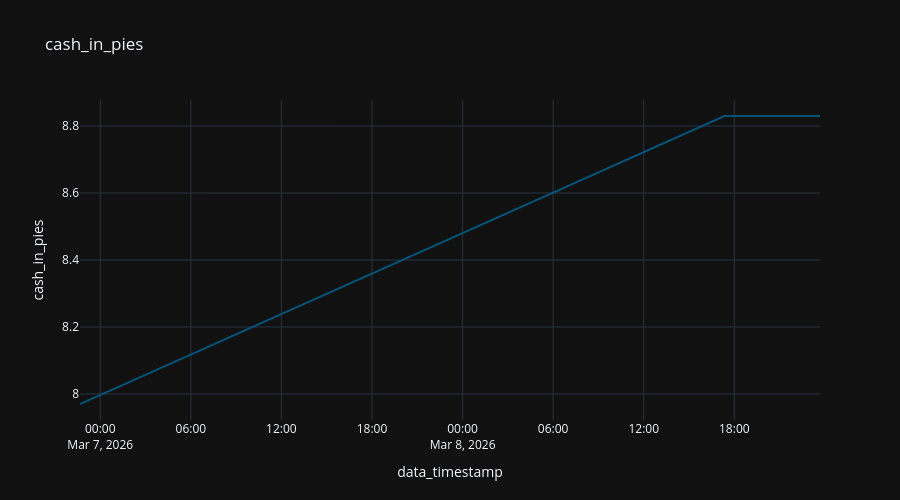

Source (notebook cell):
### Code cell
fig = px.line (
  df_account,
  "data_timestamp",
  "cash_in_pies",
  title="cash_in_pies"
#   color_discrete_sequence="Tealgrn_r",
)

fig.update_layout (
  height=500,
)

### Figure 1 — Plotly figure (JSON) as saved in the notebook; plotly's stock layout.template omitted (floating-point values rounded to 4 significant figures)
{"data": [{"hovertemplate": "data_timestamp=%{x}<br>cash_in_pies=%{y}<extra></extra>", "legendgroup": "", "line": {"color": "rgb(4, 82, 117)", "dash": "solid"}, "marker": {"symbol": "circle"}, "mode": "lines", "name": "", "orientation": "v", "showlegend": false, "type": "scatter", "x": ["2026-03-08T23:40:34.525659", "2026-03-08T23:40:27.730832", "2026-03-08T23:06:41.026018", "2026-03-08T22:55:01.302217", "2026-03-08T22:43:24.610459", "2026-03-08T22:32:23.135490", "2026-03-08T20:03:50.163422", "2026-03-08T19:52:12.961157", "2026-03-08T19:40:38.052550", "2026-03-08T19:28:45.602075", "2026-03-08T19:17:05.096410", "2026-03-08T19:11:40.094790", "2026-03-08T18:53:51.794209", "2026-03-08T18:42:17.084008", "2026-03-08T18:30:38.367714", "2026-03-08T18:18:45.808130", "2026-03-08T18:07:13.062653", "2026-03-08T17:55:25.609977", "2026-03-08T17:43:48.015631", "2026-03-08T17:32:05.819384", "2026-03-08T17:20:51.909591", "2026-03-06T22:39:30.652466"], "xaxis": "x", "y": [8.83, 8.83, 8.83, 8.83, 8.83, 8.83, 8.83, 8.83, 8.83, 8.83, 8.83, 8.83, 8.83, 8.83, 8.83, 8.83, 8.83, 8.83, 8.83, 8.83, 8.83, 7.97], "yaxis": "y"}], "layout": {"height": 500, "legend": {"tracegroupgap": 0}, "title": {"text": "cash_in_pies"}, "xaxis": {"anchor": "y", "domain": [0, 1], "title": {"text": "data_timestamp"}}, "yaxis": {"anchor": "x", "domain": [0, 1], "title": {"text": "cash_in_pies"}}}}
